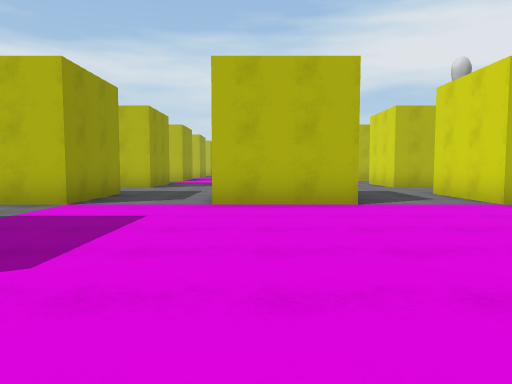
[1] (above)

15 first-person views from a walk through a scene from a Unity 3-D project. The camera is 1.3 m above the floor, tilts 4° down and sees 70° across. The floor is counted in squares, 2 m on a side. Each view is taken from the middle of a square. On the plan, view 1 faces up. The plan holds only what a view shows up to about 11 squares ahead; the rest is blank. The player character is not drawn. Surface patterns are stand-ins for the level's own textures.

[2]
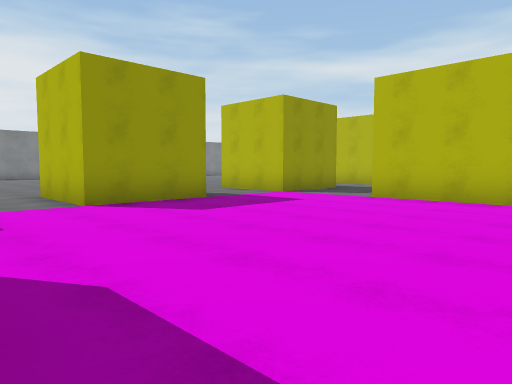

[3]
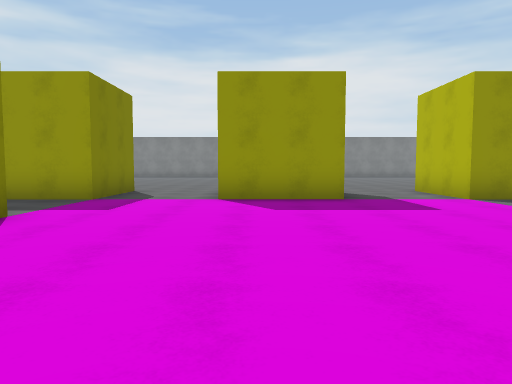

[4]
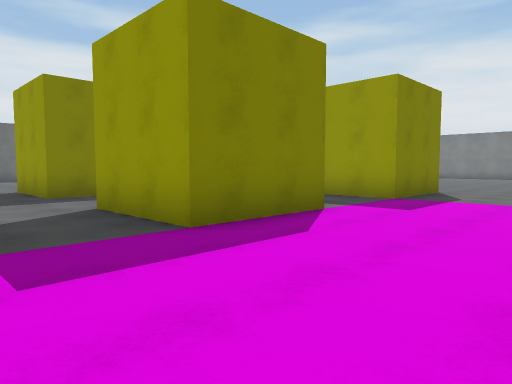

[5]
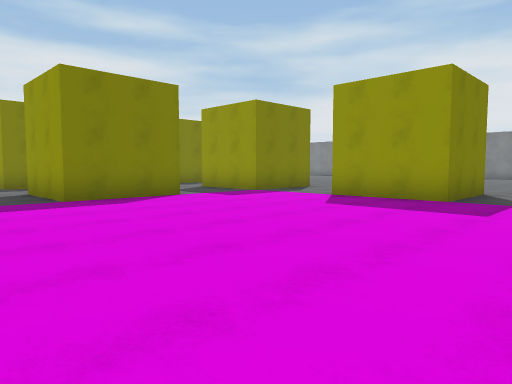

[6]
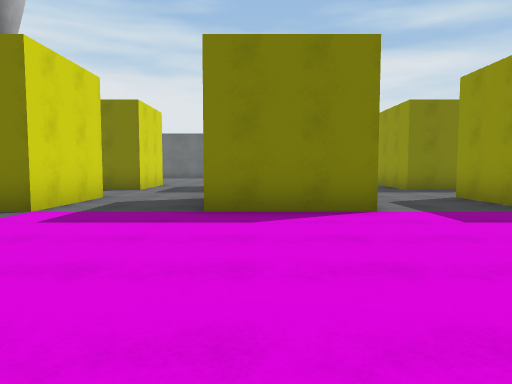

[7]
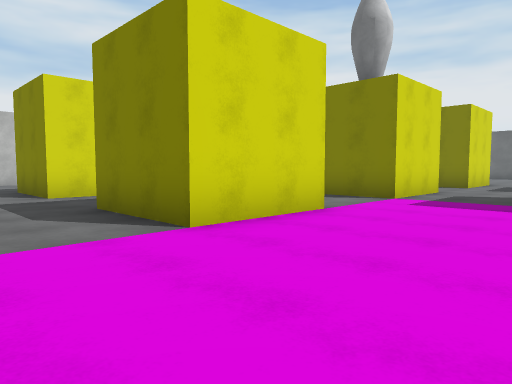

[8]
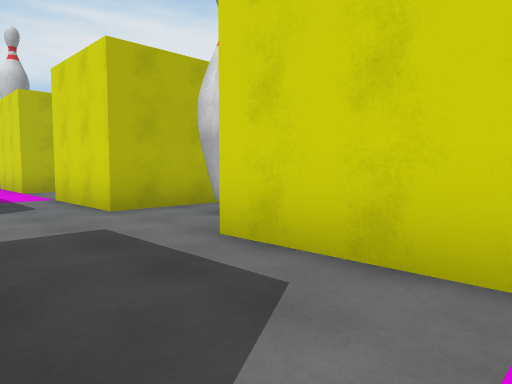

[9]
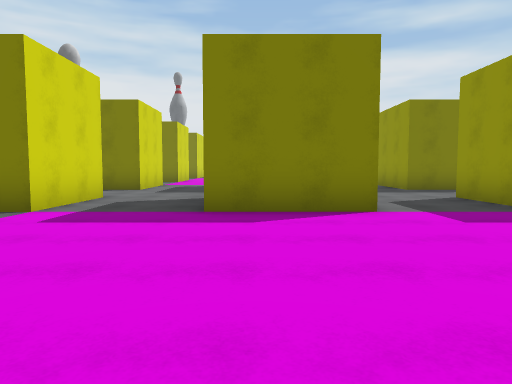

[10]
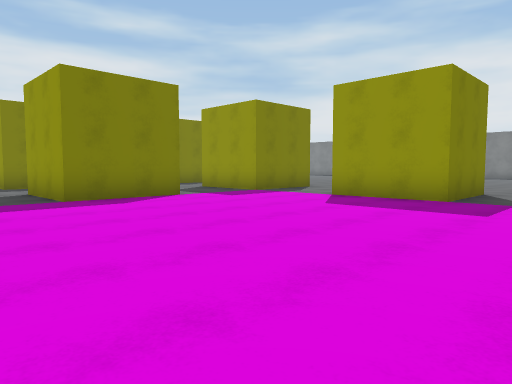

[11]
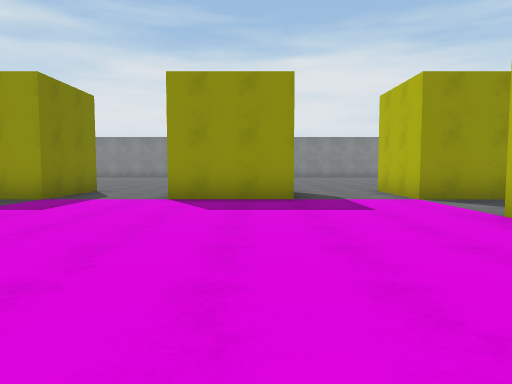

[12]
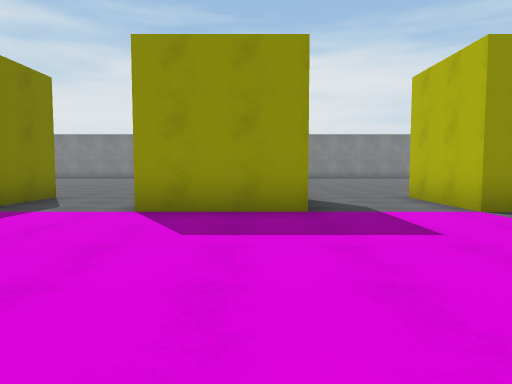

[13]
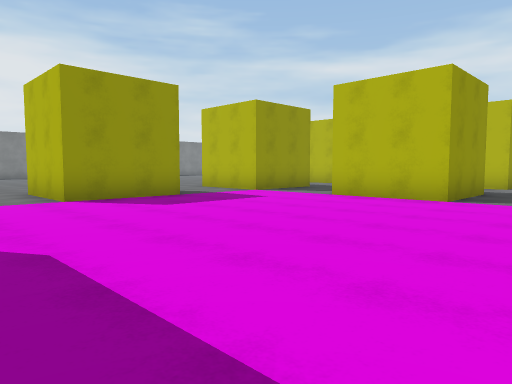

[14]
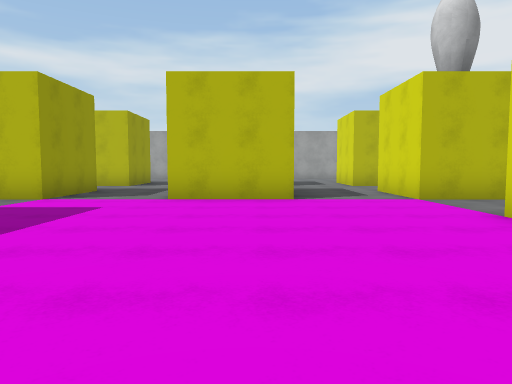

[15]
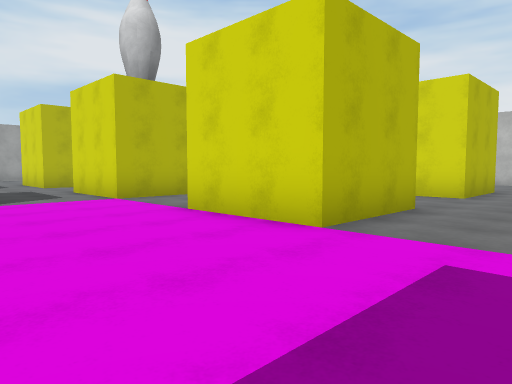

### Floor plan
Points are (right, up) in squares from view 1. A wall is a line through its corners. A room is listed if a view was taken in it or the views show most of it. See-through windows are left out.
Room 1 (views 1, 2, 3, 4, 6, 7, 8)
walls: (-0.9, -1.2) (1.7, -1.2) (1.7, -3.8); (4.3, 1.2) (4.3, 3.7); (1.9, 6.3) (-0.8, 6.3); (-3.3, 6.3) (-5.8, 6.3); (-5.8, 3.7) (-3.3, 3.7) (-3.3, 1.3) (-5.8, 1.3); (-5.9, -1.2) (-3.3, -1.2) (-3.3, -3.8); (4.3, -3.9) (4.3, -1.2)
ways out: opening at (-0.2, 1.7) to room 2
Room 2 (views 5, 10)
walls: (-4.8, 8.8) (-3.3, 8.8) (-3.3, 6.3); (1.1, 8.8) (1.7, 8.8) (1.7, 8.2); (4.3, 6.2) (4.3, 8.8) (5.4, 8.8); (4.3, 3.7) (6.8, 3.7); (4.3, 13.8) (4.8, 13.8); (6.1, 11.2) (4.3, 11.2); (4.3, -1.2) (6, -1.2); (6.9, 16.2) (4.3, 16.2); (9.2, 2.8) (9.2, 3.7) (11.8, 3.7); (-4.8, -6.2) (-3.3, -6.2) (-3.3, -7); (0.8, -6.2) (1.7, -6.2) (1.7, -8.8); (-3.3, 23.8) (-3.3, 21.3); (6, 21.3) (4.3, 21.3) (4.3, 23.8); (1.7, 23.8) (1.7, 21.3); (4.3, -7) (4.3, -6.2) (5.4, -6.2); (11.8, 16.2) (9.2, 16.2) (9.2, 17.2); (1.7, 26.8) (1.7, 26.3) (1.1, 26.3)
ways out: opening at (-0.2, 1.7) to room 1; opening at (-0.2, 16.7) to room 3
objects: other object (5, 10) to (6, 10)
Room 3 (views 9, 11, 12, 13, 14, 15)
walls: (-0.9, 13.8) (1.7, 13.8) (1.7, 11.2); (4.3, 16.2) (4.3, 18.8); (1.7, 21.3) (-0.8, 21.3); (-3.3, 21.3) (-5.8, 21.3); (-5.8, 18.8) (-3.3, 18.8) (-3.3, 16.2) (-5.8, 16.2); (-5.8, 13.8) (-3.3, 13.8) (-3.3, 11.2); (4.3, 11.2) (4.3, 13.8)
ways out: opening at (-0.2, 16.7) to room 2

Positions as (right, up) in squares from view 1, and headings:
1: (0, 0), facing up
2: (3, -1), facing up-left
3: (4, 2), facing left
4: (4, 2), facing down-left
5: (4, 6), facing down-left
6: (1, 4), facing down
7: (1, 6), facing down-right
8: (2, 6), facing up-right
9: (1, 19), facing down
10: (4, 21), facing down-left
11: (4, 18), facing left
12: (2, 18), facing left
13: (4, 14), facing up-left
14: (1, 14), facing up
15: (1, 14), facing up-right
